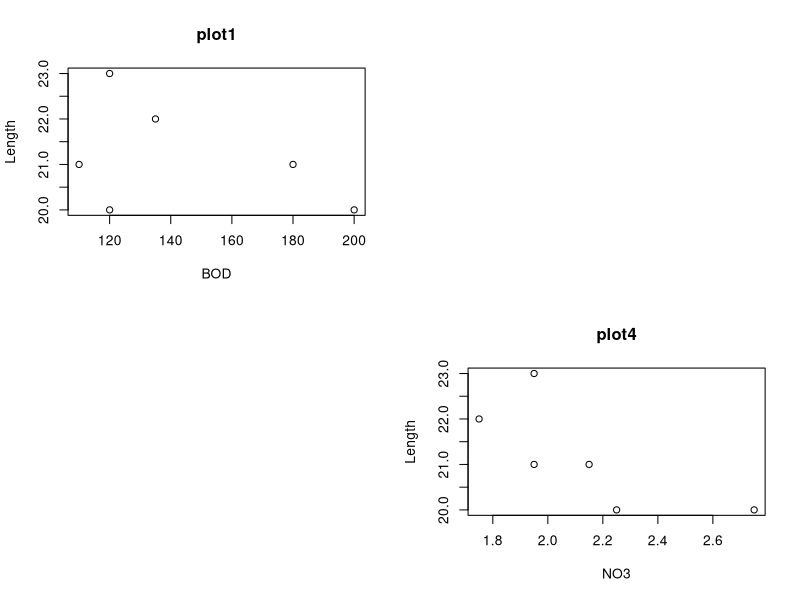

Source code (R):
Length<-c(20,21,22,23,21,20)
Speed<-c(12,14,12,16,20,21)
Algae<-c(40,45,45,80,75,65) 
NO3<-c(2.25,2.15,1.75,1.95,1.95,2.75)
BOD<-c(200,180,135,120,110,120)
mf<-data.frame(Length,Speed,Algae,NO3,BOD)
mf
Opt=par(mfrow=c(2,2))
Opt
plot(Length~BOD,data=mf, main='plot1')
plot.new()
plot.new()
plot(Length ~ NO3,data=mf,main='plot4')
#Nikhil Srinivas M#
